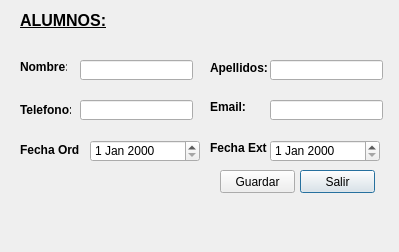
<?xml version="1.0" encoding="UTF-8"?>
<ui version="4.0">
 <class>Dialog_alumnos</class>
 <widget class="QDialog" name="Dialog_alumnos">
  <property name="geometry">
   <rect>
    <x>0</x>
    <y>0</y>
    <width>399</width>
    <height>252</height>
   </rect>
  </property>
  <property name="windowTitle">
   <string>Dialog</string>
  </property>
  <widget class="QPushButton" name="pushButton">
   <property name="geometry">
    <rect>
     <x>300</x>
     <y>170</y>
     <width>75</width>
     <height>23</height>
    </rect>
   </property>
   <property name="text">
    <string>Salir</string>
   </property>
  </widget>
  <widget class="QLineEdit" name="lineEdit_Nombre">
   <property name="geometry">
    <rect>
     <x>80</x>
     <y>60</y>
     <width>113</width>
     <height>20</height>
    </rect>
   </property>
  </widget>
  <widget class="QLineEdit" name="lineEdit_Apellidos">
   <property name="geometry">
    <rect>
     <x>270</x>
     <y>60</y>
     <width>113</width>
     <height>20</height>
    </rect>
   </property>
  </widget>
  <widget class="QLineEdit" name="lineEdit_Telefono">
   <property name="geometry">
    <rect>
     <x>80</x>
     <y>100</y>
     <width>113</width>
     <height>20</height>
    </rect>
   </property>
  </widget>
  <widget class="QLineEdit" name="lineEdit_Email">
   <property name="geometry">
    <rect>
     <x>270</x>
     <y>100</y>
     <width>113</width>
     <height>20</height>
    </rect>
   </property>
  </widget>
  <widget class="QLabel" name="label">
   <property name="geometry">
    <rect>
     <x>20</x>
     <y>60</y>
     <width>47</width>
     <height>13</height>
    </rect>
   </property>
   <property name="font">
    <font>
     <weight>75</weight>
     <bold>true</bold>
    </font>
   </property>
   <property name="text">
    <string>Nombre:</string>
   </property>
  </widget>
  <widget class="QLabel" name="label_2">
   <property name="geometry">
    <rect>
     <x>210</x>
     <y>60</y>
     <width>61</width>
     <height>16</height>
    </rect>
   </property>
   <property name="font">
    <font>
     <weight>75</weight>
     <bold>true</bold>
    </font>
   </property>
   <property name="text">
    <string>Apellidos:</string>
   </property>
  </widget>
  <widget class="QLabel" name="label_3">
   <property name="geometry">
    <rect>
     <x>20</x>
     <y>10</y>
     <width>91</width>
     <height>21</height>
    </rect>
   </property>
   <property name="font">
    <font>
     <pointsize>12</pointsize>
     <weight>75</weight>
     <bold>true</bold>
     <underline>true</underline>
    </font>
   </property>
   <property name="text">
    <string>ALUMNOS:</string>
   </property>
  </widget>
  <widget class="QLabel" name="label_4">
   <property name="geometry">
    <rect>
     <x>20</x>
     <y>100</y>
     <width>51</width>
     <height>20</height>
    </rect>
   </property>
   <property name="font">
    <font>
     <weight>75</weight>
     <bold>true</bold>
    </font>
   </property>
   <property name="text">
    <string>Telefono:</string>
   </property>
  </widget>
  <widget class="QLabel" name="label_5">
   <property name="geometry">
    <rect>
     <x>210</x>
     <y>100</y>
     <width>47</width>
     <height>13</height>
    </rect>
   </property>
   <property name="font">
    <font>
     <weight>75</weight>
     <bold>true</bold>
    </font>
   </property>
   <property name="text">
    <string>Email:</string>
   </property>
  </widget>
  <widget class="QPushButton" name="pushButton_Guardar">
   <property name="geometry">
    <rect>
     <x>220</x>
     <y>170</y>
     <width>75</width>
     <height>23</height>
    </rect>
   </property>
   <property name="text">
    <string>Guardar</string>
   </property>
  </widget>
  <widget class="QLabel" name="label_6">
   <property name="geometry">
    <rect>
     <x>210</x>
     <y>140</y>
     <width>61</width>
     <height>16</height>
    </rect>
   </property>
   <property name="font">
    <font>
     <weight>75</weight>
     <bold>true</bold>
    </font>
   </property>
   <property name="text">
    <string>Fecha Ext</string>
   </property>
  </widget>
  <widget class="QLabel" name="label_7">
   <property name="geometry">
    <rect>
     <x>20</x>
     <y>140</y>
     <width>61</width>
     <height>20</height>
    </rect>
   </property>
   <property name="font">
    <font>
     <weight>75</weight>
     <bold>true</bold>
    </font>
   </property>
   <property name="text">
    <string>Fecha Ord</string>
   </property>
  </widget>
  <widget class="QDateEdit" name="dateEdit">
   <property name="geometry">
    <rect>
     <x>90</x>
     <y>140</y>
     <width>110</width>
     <height>22</height>
    </rect>
   </property>
  </widget>
  <widget class="QDateEdit" name="dateEdit_2">
   <property name="geometry">
    <rect>
     <x>270</x>
     <y>140</y>
     <width>110</width>
     <height>22</height>
    </rect>
   </property>
  </widget>
 </widget>
 <resources/>
 <connections>
  <connection>
   <sender>pushButton</sender>
   <signal>clicked()</signal>
   <receiver>Dialog_alumnos</receiver>
   <slot>close()</slot>
   <hints>
    <hint type="sourcelabel">
     <x>430</x>
     <y>381</y>
    </hint>
    <hint type="destinationlabel">
     <x>452</x>
     <y>361</y>
    </hint>
   </hints>
  </connection>
 </connections>
</ui>
